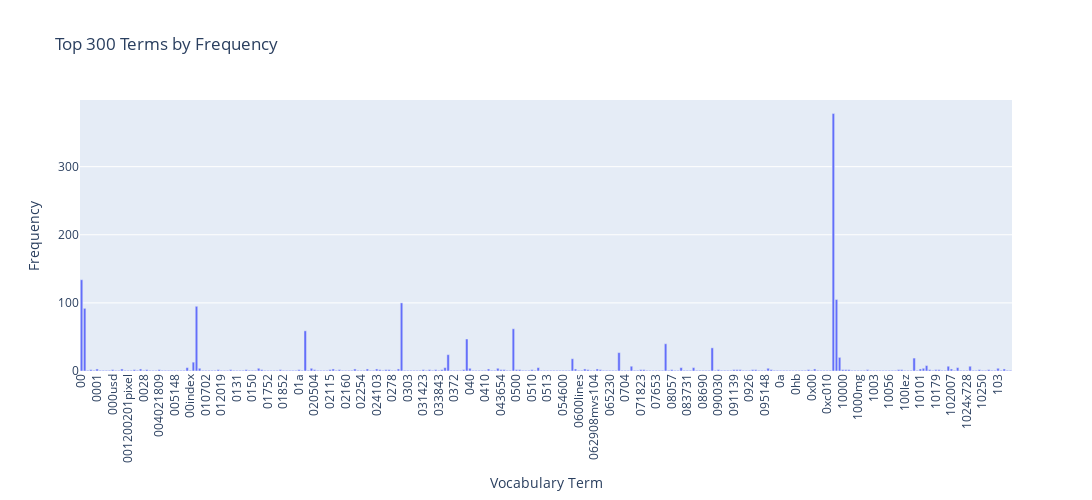

Notebook code for this chart:
### Markdown cell above
### >>> **Exercise 12 (take home):**
If you want a nicer interactive visualization here, I would encourage you try to install and use plotly to achieve this.

### Code cell
# Answer here
import plotly.express as px

df_terms = pd.DataFrame({
    "term": count_vect.get_feature_names_out()[:300],
    "frequency": term_frequencies[:300]
})

fig = px.bar(df_terms, 
             x="term", 
             y="frequency",
             title="Top 300 Terms by Frequency",
             labels={"term": "Vocabulary Term", "frequency": "Frequency"})


fig.update_layout(xaxis_tickangle=-90, width=1200, height=500)

### Figure 1 — Plotly figure (JSON) as saved in the notebook; plotly's stock layout.template omitted (floating-point values rounded to 4 significant figures; data arrays with more than 128 entries replaced by an {"elided": "..."} marker saying what was removed)
{"data": [{"hovertemplate": "Vocabulary Term=%{x}<br>Frequency=%{y}<extra></extra>", "legendgroup": "", "marker": {"color": "#636efa", "pattern": {"shape": ""}}, "name": "", "orientation": "v", "showlegend": false, "textposition": "auto", "type": "bar", "x": {"elided": "300 str values"}, "xaxis": "x", "y": {"elided": "300 int values"}, "yaxis": "y"}], "layout": {"barmode": "relative", "height": 500, "legend": {"tracegroupgap": 0}, "title": {"text": "Top 300 Terms by Frequency"}, "width": 1200, "xaxis": {"anchor": "y", "domain": [0, 1], "tickangle": -90, "title": {"text": "Vocabulary Term"}}, "yaxis": {"anchor": "x", "domain": [0, 1], "title": {"text": "Frequency"}}}}
